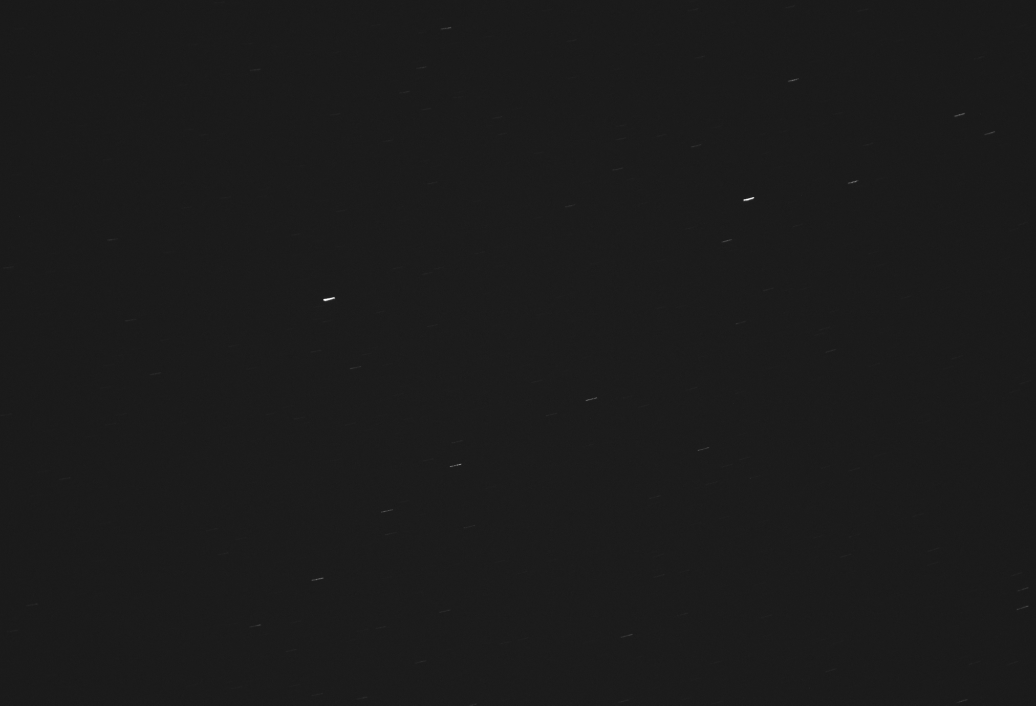
#> input picture test_images/0.0-smeared_5_7_16bit_4144x2822_streaked.png, 4144 x 2822 px (shown at 1/4 size); its folder holds only this picture in this run
$ python -i source_finder.py   (imports and definitions only)
#> lines starting #> are read from the running program, lines starting #| are printed output that depends on the picture; after the words box and inside, x2 and y2 are one past the last pixel; in counts of white or black regions, pixels touching at a corner belong together; long printed decimals are rounded
#> further down, picture is the input picture: shape (2822, 4144, 3); min 12, max 255, mean 27.1
import os

import cv2
import numpy as np
from astropy.convolution import convolve
from astropy.stats import SigmaClip, sigma_clipped_stats
from photutils.background import Background2D, MedianBackground, SExtractorBackground
from photutils.segmentation import detect_sources, make_2dgaussian_kernel
from scipy.signal import convolve2d
from skimage.restoration import estimate_sigma
from skimage.transform import downscale_local_mean
from numpy.lib.stride_tricks import sliding_window_view

from lib.common import logit

# [13 lines left out: function _save_u16, not called in this run]


def robust_sigma_mad(a: np.ndarray) -> float:
    """
    Compute a robust estimate of background noise sigma using MAD.

    Parameters
    ----------
    a : np.ndarray
        2D array (float32 recommended), ideally a background-subtracted image.

    Returns
    -------
    float
        Robust sigma estimate: 1.4826 * median(|a - median(a)|).
    """
    a = a.astype(np.float32, copy=False)
    med = np.median(a)
    mad = np.median(np.abs(a - med))
    return float(1.4826 * mad)


# [664 lines left out: functions _core_vs_perimeter_stats, estimate_local_sigma, global_background_estimation, create_level_filter, local_levels_background_estimation, median_background_estimation and 5 more, not called in this run]

def ring_mask(d: int) -> np.ndarray:
    """
    1-px wide square ring mask of size d×d, EXCLUDING the four corner pixels.
    d >= 3. Ring pixel count = 4*(d-2).
    """
    if d < 3:
        raise ValueError("d must be >= 3")
    m = np.zeros((d, d), dtype=bool)
    m[0, 1:-1]  = True
    m[-1,1:-1]  = True
    m[1:-1, 0]  = True
    m[1:-1,-1]  = True
    return  m

def _ring_mean_background_estimation(downsampled_img: np.ndarray, d_small: int) -> np.ndarray:
    """
    Estimate local background via a 1-px square ring mean at downsampled scale.

    Parameters
    ----------
    downsampled_img : np.ndarray
        2D image at reduced resolution (float32 recommended).
    d_small : int
        Ring kernel size at downsampled scale (>=3, odd recommended).

    Returns
    -------
    np.ndarray
        2D float32 background at downsampled resolution.
    """
    if d_small % 2 == 0:
        d_small += 1
    mask = ring_mask(d_small).astype(np.float32)
    kernel = mask / float(mask.sum())
    return cv2.filter2D(downsampled_img.astype(np.float32), -1, kernel,
                        borderType=cv2.BORDER_REFLECT)

# [83 lines left out: functions _ring_median_background_estimation, subtract_background, estimate_noise_pairs, not called in this run]


def source_finder(
    img: np.ndarray,
    log_file_path: str = "",
    leveling_filter_downscale_factor: int = 4,
    fast: bool = False,
    threshold: float = 3.0,
    local_sigma_cell_size: int = 36,
    kernal_size_x: int = 3,
    kernal_size_y: int = 3,
    sigma_x: float = 1.0,
    dst: int = 1,
    number_sources: int = 40,
    min_size: int = 20,
    max_size: int = 600,
    dilate_mask_iterations: int = 1,
    is_trail: bool = False,
    return_partial_images: bool = False,
    partial_results_path: str = "./partial_results/",
    level_filter: int = 9,
    ring_filter_type: str = 'mean'
):
    """
    Detect point sources (and optionally trails) using ring/local background,
    k·sigma thresholding, and perimeter-vetted SNR ranking.

    Parameters
    ----------
    img : np.ndarray
        Input 2D image (uint16 or float); will be processed in float32.
    log_file_path : str
        File path for logging background stats (append mode).
    leveling_filter_downscale_factor : int
        Downscale factor for background estimation speed-up (>=1).
    fast : bool
        If True, use global noise estimate; else allow local sigma maps.
    threshold : float
        Sigma multiplier k for thresholding and acceptance (N·σ).
    local_sigma_cell_size : int
        Tile size for local sigma (if used).
    kernal_size_x, kernal_size_y : int
        Gaussian kernel size (typically 3x3).
    sigma_x : float
        Gaussian std dev (pixels) used for light smoothing.
    dst : int
        OpenCV Gaussian anchor param (kept for API parity).
    number_sources : int
        Maximum number of sources to return.
    min_size, max_size : int
        Area bounds (pixels) for valid components.
    dilate_mask_iterations : int
        Iterations for dilation to merge nearby islands (point mode).
    is_trail : bool
        If True, skip opening (trail-safe). Trail extras can be added later.
    return_partial_images : bool
        If True, write intermediate images to disk.
    partial_results_path : str
        Directory for partial result outputs.
    level_filter : int
        Ring kernel size (full-res reference) before downscaling.
    ring_filter_type : str
        'mean' or 'median' ring background (mean recommended for speed).

    Returns
    -------
    masked_image : np.ndarray
        Background-subtracted image masked to selected sources (float32).
    sources_mask : Optional[np.ndarray]
        Binary mask for winners if trails mode requires it; else None.
    top_contours : List[np.ndarray]
        List of OpenCV contours for the selected top sources.
    """
#> called with log_file_path = '', leveling_filter_downscale_factor = 4, fast = False, threshold = 3, local_sigma_cell_size = 36, kernal_size_x = 3, kernal_size_y = 3, sigma_x = 1
    # --- Background estimation at low-res ---
    d = level_filter
    if d < 3:
        raise ValueError("level_filter must be >= 3")
    s = max(1, int(leveling_filter_downscale_factor))

    if s > 1:
        small = cv2.resize(img.astype(np.float32, copy=False),
                           (img.shape[1]//s, img.shape[0]//s),
                           interpolation=cv2.INTER_AREA)
        d_small = max(3, d // s)
        if d_small % 2 == 0:
            d_small += 1
    else:
        small = img.astype(np.float32, copy=False)
        d_small = d if (d % 2 == 1) else d + 1

    if ring_filter_type == 'mean':
        local_levels_small = _ring_mean_background_estimation(small, d_small)
    elif ring_filter_type == 'median':
        local_levels_small = _ring_median_background_estimation(small, d_small)
    else:
        raise ValueError("ring_filter_type must be 'mean' or 'median'")

    # Upscale background to full-res
    local_levels = cv2.resize(local_levels_small, (img.shape[1], img.shape[0]),
                              interpolation=cv2.INTER_CUBIC)

    # --- Light smoothing and subtraction at full-res (float32) ---
    ksize = (kernal_size_x, kernal_size_y)
    img_smoothed = cv2.GaussianBlur(img.astype(np.float32, copy=False), ksize, sigma_x, dst)
    cleaned_img  = img_smoothed - local_levels.astype(np.float32)

    if log_file_path:
        with open(log_file_path, "a") as f:
            f.write(f"overall background level mean : {np.mean(local_levels):.6f}\n")
            f.write(f"overall background level stdev : {np.std(local_levels):.6f}\n")

    if return_partial_images:
        _save_u16(os.path.join(partial_results_path, "1.3 - Local Estimated Background.png"),
              local_levels.astype(np.float32))
        _save_u16(os.path.join(partial_results_path, "1.4 - Local Background subtracted image.png"),
              cleaned_img.astype(np.float32))


    ########
    # Thresholding : find_sources
    ########


    # Estimate the per pair noise
    cleaned_img = np.nan_to_num(cleaned_img, copy=False, nan=0.0, posinf=0.0, neginf=0.0)
    # --- Global noise via MAD, then k·sigma threshold ---
    sigma_global = robust_sigma_mad(cleaned_img)
#> in robust_sigma_mad, `med = np.median(a)`: med = -0.0136
#> in robust_sigma_mad, `mad = np.median(np.abs(a - med))`: mad = 0.462
#> sigma_global = 0.685
    print("robust_sigma_mad(cleaned_img)", sigma_global)
#| robust_sigma_mad(cleaned_img) 0.6851

    thr = threshold * float(sigma_global)
#> thr = 2.06
    sources_mask = (cleaned_img > thr).astype(np.uint8) * 255
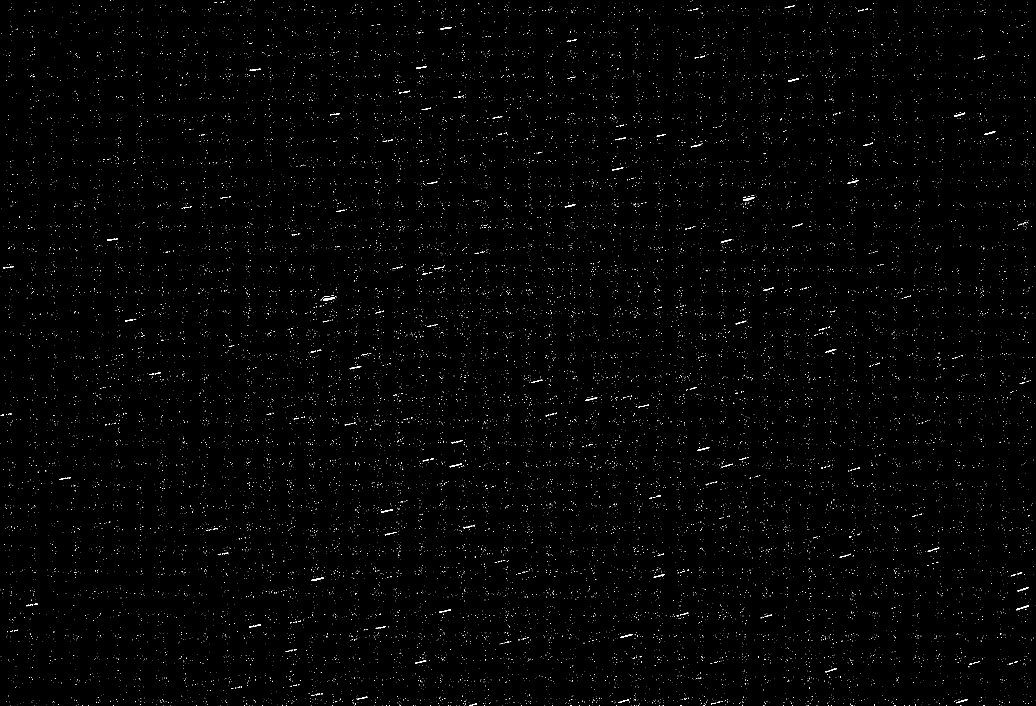
#> sources_mask: shape (2822, 4144, 3) (shown at 1/4 size); 0.5% white in thin lines or dots

    # --- Morphology (point-star only) ---
    if not is_trail:
        cross = np.array([[0,1,0],[1,1,1],[0,1,0]], np.uint8)
        sources_mask = cv2.morphologyEx(sources_mask, cv2.MORPH_OPEN, cross, iterations=1)
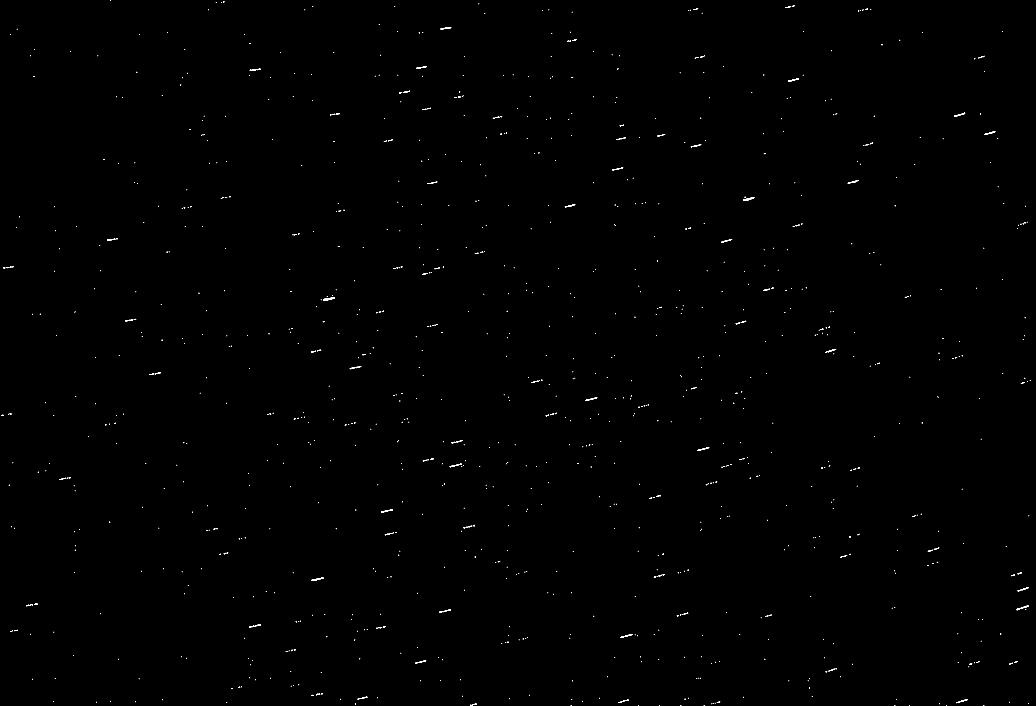
#> sources_mask: shape (2822, 4144, 3) (shown at 1/4 size); 0.14% white; 1107 white regions (941 under 20 px), largest, box (x1, y1, x2, y2) and area: (1292, 1188, 1340, 1204) 332, (2973, 788, 3017, 804) 267, (1246, 2310, 1295, 2323) 221
    if not is_trail and dilate_mask_iterations > 0:
        kernel = np.ones((5, 5), np.uint8)
        sources_mask = cv2.dilate(sources_mask, kernel, iterations=dilate_mask_iterations)
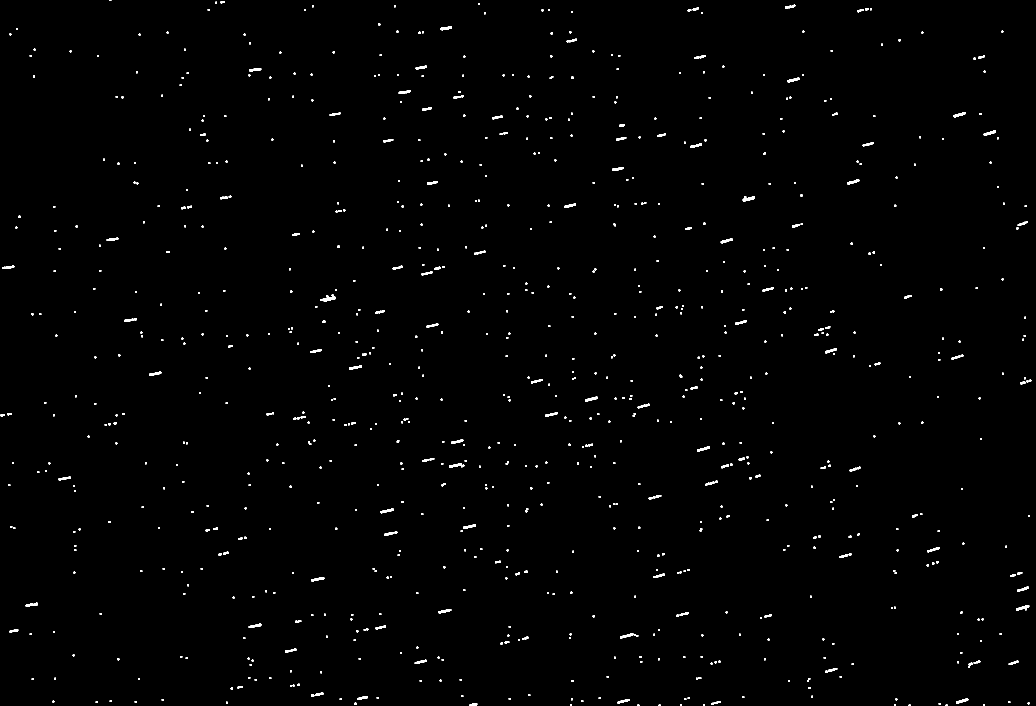
#> sources_mask: shape (2822, 4144, 3) (shown at 1/4 size); 0.63% white; 923 white regions, largest, box (x1, y1, x2, y2) and area: (1290, 1186, 1342, 1206) 608, (1797, 1852, 1857, 1871) 549, (2971, 786, 3019, 806) 523

    # --- Label ---
#> (the run stopped early here; a loop or call above may not have finished)
